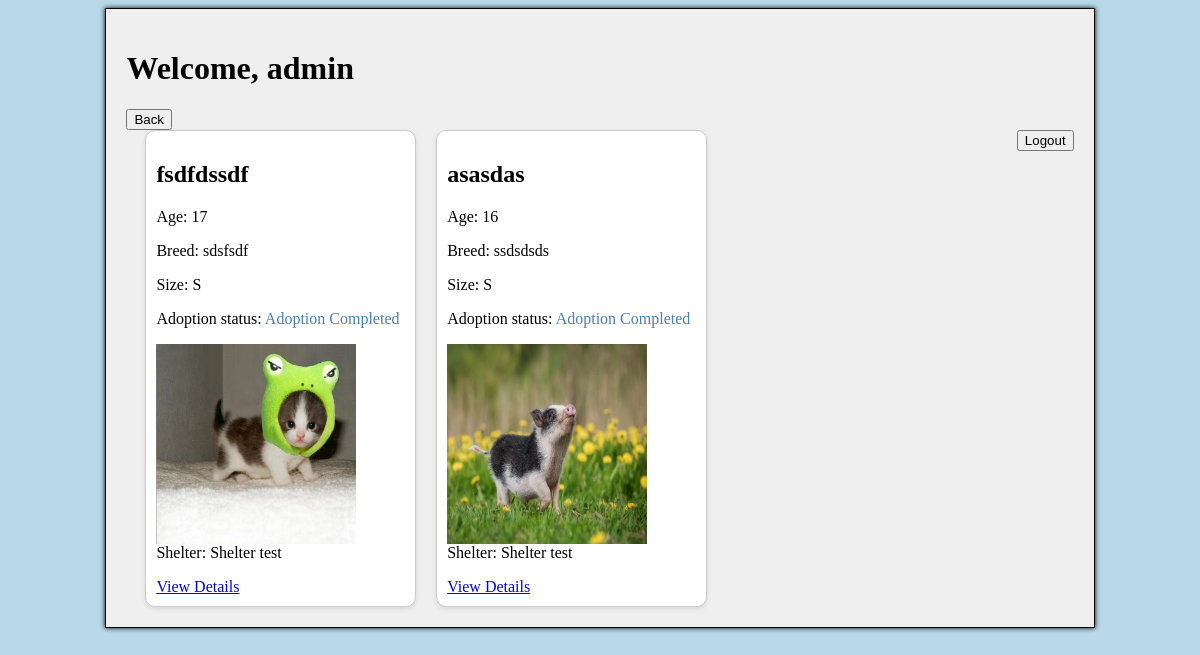
The page /archive/ (signed in) on the database as committed earlier.
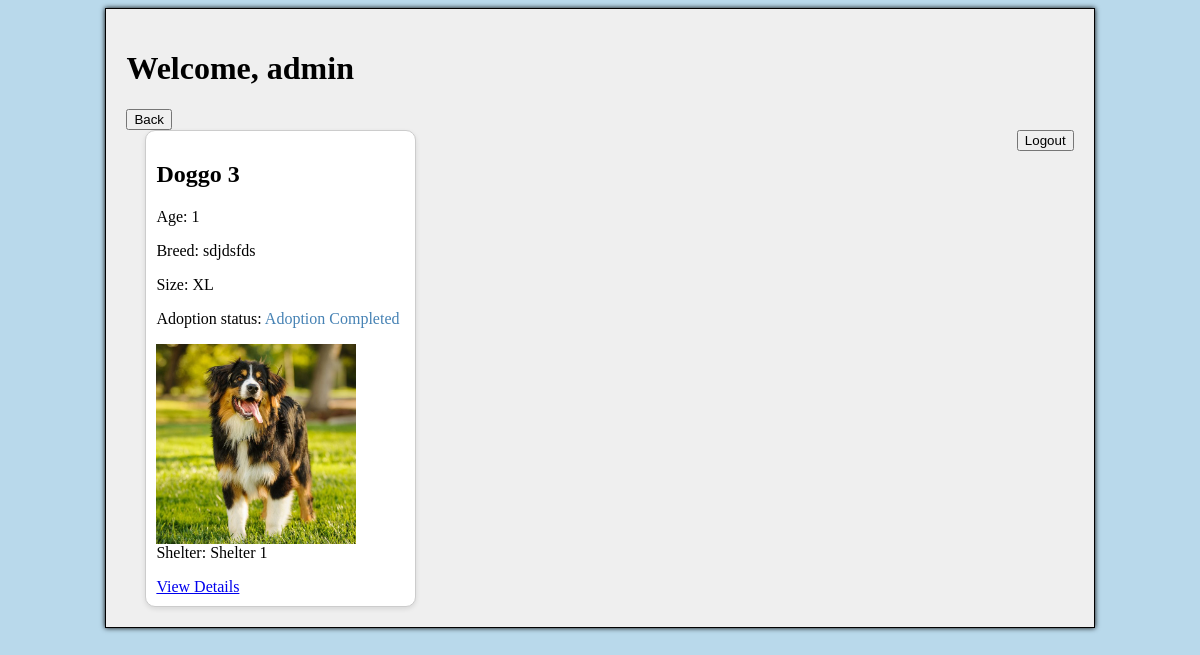
The same page on the database as committed later.
### gui/models.py (models this page shows, shortened)
class DogAdoptionPost(models.Model):
    GENDER_CHOICES = [
        ('male', 'Male'),
        ('female', 'Female'),
    ]
    SIZE_CHOICES = [
        ('XS', 'Extra Small'),
        ('S', 'Small'),
        ('M', 'Medium'),
        ('L', 'Large'),
        ('XL', 'Extra Large'),
    ]
    ADOPTION_STAGE_CHOICES = [
        ('active', 'Active'),
        ('in_process', 'In Process'),
        ('completed', 'Completed'),
    ]
    name = models.CharField(max_length=255)
    age = models.PositiveIntegerField()
    gender = models.CharField(max_length=6, choices=GENDER_CHOICES)
    breed = models.CharField(max_length=255)
    description = models.TextField(blank=True)
    shelter = models.ForeignKey(Shelter, on_delete=models.CASCADE, null=True)
    image = models.ImageField(upload_to='dogs/', blank=True, null=True)
    size = models.CharField(max_length=2, choices=SIZE_CHOICES, default='M')
    adoption_stage = models.CharField(max_length=20, choices=ADOPTION_STAGE_CHOICES, default='active')

class Shelter(models.Model):
    user = models.OneToOneField(get_user_model(), on_delete=models.CASCADE, related_name='shelter',
                                limit_choices_to={'role': 'shelter'}, null=True)
    name = models.CharField(max_length=255)
    working_hours = models.TextField()
    phone = models.CharField(max_length=20)
    address = models.CharField(max_length=255, default='')
    latitude = models.FloatField(default=0.0)
    longitude = models.FloatField(default=0.0)

### gui/views.py (the view)
# urls.py: path('archive/', archive_page, name='archive_page'),
@login_required(login_url='/register-login')
def archive_page(request):
    archived_dogs = DogAdoptionPost.objects.filter(adoption_stage='completed')
    return render(request, 'archive_page.html', {'archived_dogs': archived_dogs})

### gui/templates/archive_page.html (shortened to what this page needs)
{% extends "base_content.html" %}
{% load static %}
{% block content %}
    <h1>Welcome, {{ request.user.username }}</h1>
    <button onclick="window.location='{% url 'index' %}';">Back</button>
    <form action="{% url 'logout' %}" method="post">
        <button type="submit" class="float-right">Logout</button>
    </form>
    <div class="dog-container">
        {% for dog in archived_dogs %}
        <div class="dog-item">
            <h2>{{ dog.name }}</h2>
            <p>Age: {{ dog.age }}</p>
            <p>Breed: {{ dog.breed }}</p>
            <p>Size: {{ dog.size }}</p>
            <p>Adoption status:
                <span style="{% if dog.adoption_stage == 'active' %}color:limegreen;
                             {% elif dog.adoption_stage == 'in_process' %}color:darkorange;
                             {% elif dog.adoption_stage == 'completed' %}color:steelblue;{% endif %}">
                    {% if dog.adoption_stage == 'active' %}
                        Available for Adoption
                    {% elif dog.adoption_stage == 'in_process' %}
                        Adoption in Progress
                    {% elif dog.adoption_stage == 'completed' %}
                        Adoption Completed
                    {% else %}
                        Unknown Status
                    {% endif %}
                </span>
            </p>
            <div class="dog-image">
                {% if dog.image %}
                    <img src="{{ dog.image.url }}" style="width: 200px; height: 200px;">
                {% else %}
                    <img src="{% static 'dog_silhouette.jpg' %}" style="width: 200px; height: 200px;">
                {% endif %}
            </div>
            <p>Shelter: {{ dog.shelter.name }}</p>
            <a href="{% url 'dog_details' pk=dog.pk %}">View Details</a>
        </div>
        {% endfor %}
    </div>
{% endblock %}

Rows that differ between the two databases and show on the page:
removed DogAdoptionPost: name "fsdfdssdf", age "17", breed "sdsfsdf", size "S", adoption_stage "Adoption Completed", image (picture), shelter.name "Shelter test"
removed DogAdoptionPost: name "asasdas", age "16", breed "ssdsdsds", size "S", adoption_stage "Adoption Completed", image (picture), shelter.name "Shelter test"
added DogAdoptionPost: name "Doggo 3", age "1", breed "sdjdsfds", size "XL", adoption_stage "Adoption Completed", image (picture), shelter.name "Shelter 1"
